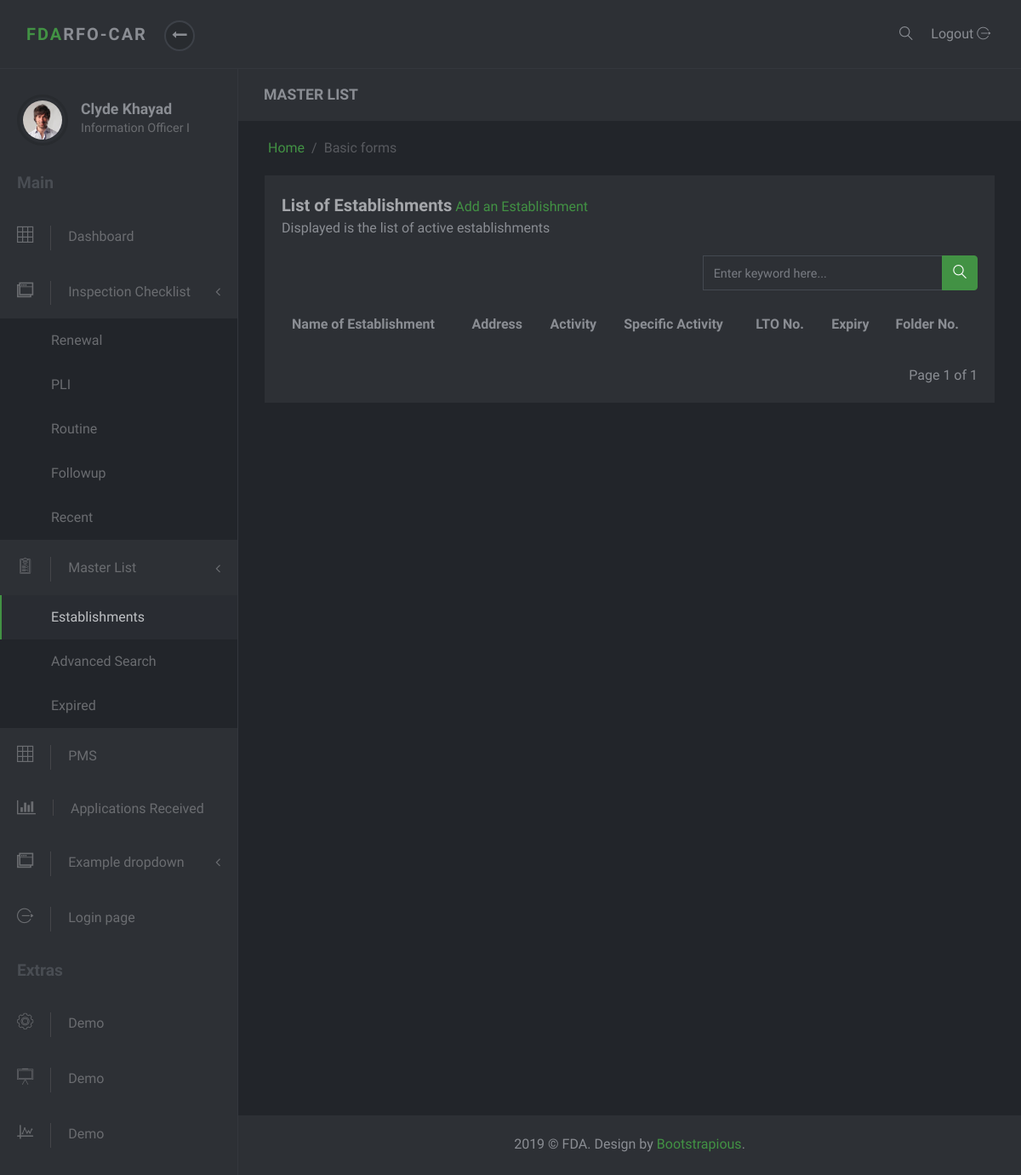
Before: /masterlist/ with the older database file.
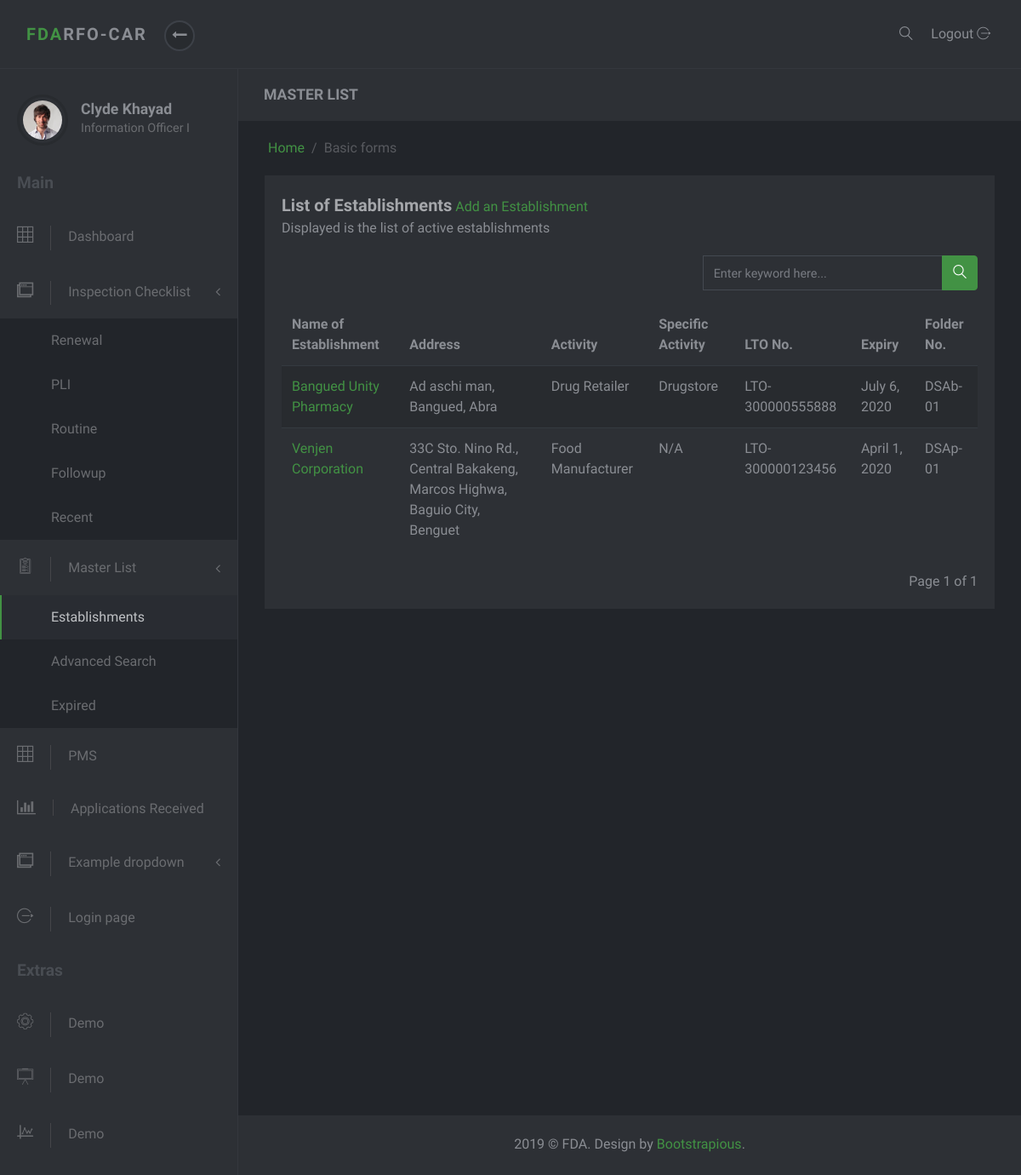
After: the same page with the newer database file.
### masterlist/models.py (models this page shows, shortened)
class Establishment(models.Model):
    date_modified = models.DateTimeField('date modified', default=timezone.now)
    application = models.CharField(max_length=1, choices=constants.APPLICATIONS)
    name = models.CharField(max_length=60)
    product_type = models.ForeignKey(ProductType, on_delete=models.SET_NULL, null=True)
    center = models.CharField(max_length=6, choices=constants.CENTERS)
    primary_activity = models.ForeignKey(PrimaryActivity, on_delete=models.CASCADE, null=True)
    specific_activity = models.ManyToManyField(SpecificActivity, verbose_name='Specific Activity/s')
    additional_activity = models.ForeignKey(AdditionalActivity, on_delete=models.SET_NULL, null=True)
    product_line = models.ForeignKey(ProductLine, on_delete=models.SET_NULL, null=True, blank=True)
    plant_address = models.OneToOneField(PlantAddress, on_delete=models.SET_NULL, null=True)
    office_address = models.OneToOneField(OfficeAddress, on_delete=models.SET_NULL, null=True)
    authorized_officer = models.OneToOneField(AuthorizedOfficer, on_delete=models.SET_NULL, null=True)
    remarks = models.CharField(max_length=100, null=True, blank=True, verbose_name='Product Remarks')
    status = models.CharField(max_length=8, choices=constants.EST_STATUS, null=True, default="Active")
    folder_id = models.CharField(max_length=10, null=True, verbose_name="Folder Number")
    renchecklist = RenewalChecklistManager()
    plichecklist = PLIChecklistManager()
    objects = models.Manager()
    def specific_activities(self):
        return ",\n".join(s.name for s in self.specific_activity.all())

class Address(models.Model):
    address = models.CharField(max_length=250)
    region = models.ForeignKey(Region, on_delete=models.SET_NULL, null=True)
    province = models.ForeignKey(Province, on_delete=models.SET_NULL, null=True)
    municipality_or_city = models.ForeignKey(CityOrMunicipality, on_delete=models.SET_NULL, null=True)
    def full_address(self):
        return self.address + ', ' + self.municipality_or_city.name + ', ' + self.province.name

class CityOrMunicipality(models.Model):
    name = models.CharField(max_length=30)
    description = models.CharField(max_length=50, null=True, blank=True)
    province = models.ForeignKey(Province, on_delete=models.CASCADE)

class Province(models.Model):
    name = models.CharField(max_length=30)
    region = models.ForeignKey(Region, on_delete=models.SET_NULL, null=True)

class ProductType(models.Model):
    name = models.CharField(max_length=50)
    def __str__(self):
        return self.name

class PrimaryActivity(models.Model):
    name = models.CharField(max_length=150)
    def __str__(self):
        return self.name

class SpecificActivity(models.Model):
    name = models.CharField(max_length=150)

class Lto(models.Model):
    establishment = models.ForeignKey(Establishment, on_delete=models.CASCADE, null=True, related_name='ltos')
    issuance = models.DateTimeField(null=True, blank=True, verbose_name='Date Issued')
    lto_number = models.CharField(max_length=20)
    expiry = models.DateTimeField('expiry date')
    class Meta:
        ordering = ['-expiry']

### masterlist/views.py (the view)
# urls.py: path('', EstablishmentListView.as_view(), name='index'),
class EstablishmentListView(ListView):
    model = Establishment
    items_per_page = 10
    template_name = 'masterlist/index.html'
    context_object_name = 'test'
    def get_context_data(self, **kwargs):
        context = super().get_context_data(**kwargs)
        context['masterlist_active'] = "active"
        page = self.request.GET.get('page')
        paginator = mypaginator.MyPaginator(self.get_establishments(), self.items_per_page, page)
        establishments = paginator.get_paginated_result()
        context['paginated_result'] = establishments
        return context
    def get_establishments(self):
        establishments = Establishment.objects.all()
        query = self.request.GET.get('q', None)
        if query is not None:
            establishments = Establishment.objects.filter(
                Q(name__icontains=query) |
                Q(center__icontains=query)
            )
        return establishments

### masterlist/mypaginator.py (called while the page is built)
    def get_paginated_result(self):
        paginated_result = ''
        paginator = Paginator(self.query_set, self.items_per_page)
        page = self.page
        try:
            paginated_result = paginator.page(page)
        except PageNotAnInteger:
            paginated_result = paginator.page(1)
        except EmptyPage:
            paginated_result = paginator.page(paginator.num_pages)
        return paginated_result

### masterlist/templates/masterlist/index.html (shortened to what this page needs)
{% extends 'masterlist/partial/base.html' %}
{% block subtitle %} MASTER LIST {% endblock %}
{% block content %}
<div class="row">
    <div class="col-lg-12">
        <div class="block">
            <div class="title">
                <strong>List of Establishments</strong>  <a href="{% url 'admin:masterlist_establishment_add' %}" target="_blank">Add an Establishment</a>
                <span class="d-block">Displayed is the list of active establishments</span>
            </div>
            <div class="row">
                <div class="col-md-7">
                </div>
                <div class="col-md-5">
                  <form action="" method='get'>
                    {% include 'masterlist/partial/search_input.html' %}
                  </form>
                </div>
            </div>
            <div class="block-body">
                <div class="table-responsive">
                    <table class="table table-striped table-hover">
                        <thead>
                        <tr>
                            <th>Name of Establishment</th>
                            <th>Address</th>
                            <th>Activity</th>
                            <th>Specific Activity</th>
                            <th>LTO No.</th>
                            <th>Expiry</th>
                            <th>Folder No.</th>
                        </tr>
                        </thead>
                        <tbody>
                        {% for est in paginated_result %}
                        <tr>
                            <td><a href="{% url 'masterlist:est-detail' est.id %}">{{est.name}}</a></td>
                            <td>{{est.plant_address.full_address}}</td>
                            <td>{{est.product_type}} {{est.primary_activity}}</td>
                            <td>{{est.specific_activities}}</td>
                            <td>{{est.ltos.first.lto_number}}</td>
                            <td>{{est.ltos.first.expiry.date}}</td>
                            <td>{{est.folder_id}}</td>
                        </tr>
                        {% endfor %}
                        </tbody>
                    </table>
                </div>
                <br>
                {% include 'masterlist/partial/pagination.html' %}
            </div>
        </div>
    </div>
</div>
{% endblock %}

### masterlist/templates/masterlist/partial/base.html (shortened to what this page needs)
<!DOCTYPE html>
<html>
<head>
    {% load static %}
    <link rel="stylesheet" href="{% static 'darkadmin/vendor/bootstrap/css/bootstrap.min.css' %}">
    <link rel="stylesheet" href="{% static 'darkadmin/vendor/font-awesome/css/font-awesome.min.css' %}">
    <link rel="stylesheet" href="{% static 'darkadmin/css/font.css' %}">
    <link rel="stylesheet" href="{% static 'darkadmin/css/style.green.css' %}" id="theme-stylesheet">
    <link rel="stylesheet" href="{% static 'darkadmin/css/custom.css' %}">
    <link rel="stylesheet" href="{% static 'masterlist/mystyle.css' %}">
</head>
<body>
<header class="header">
    <nav class="navbar navbar-expand-lg">
        <div class="container-fluid d-flex align-items-center justify-content-between">
            <div class="navbar-header">
                <a href="index.html" class="navbar-brand">
                <div class="brand-text brand-big visible text-uppercase"><strong class="text-primary">FDA</strong><strong>RFO-CAR</strong></div>
                <div class="brand-text brand-sm"><strong class="text-primary">D</strong><strong>A</strong></div></a>
                <button class="sidebar-toggle"><i class="fa fa-long-arrow-left"></i></button>
            </div>
            <div class="right-menu list-inline no-margin-bottom">
                <div class="list-inline-item"><a href="#" class="search-open nav-link"><i class="icon-magnifying-glass-browser"></i></a></div>
                <div class="list-inline-item logout">
                    <a id="logout" href="login.html" class="nav-link"> <span class="d-none d-sm-inline">Logout </span><i class="icon-logout"></i></a>
                </div>
            </div>
        </div>
    </nav>
</header>
<div class="d-flex align-items-stretch">
    {% include 'masterlist/partial/sidebar.html' %}
    <div class="page-content">
        <div class="page-header no-margin-bottom">
            <div class="container-fluid">
                <h2 class="h5 no-margin-bottom">{% block subtitle %} {% endblock %}</h2>
            </div>
        </div>
        <div class="container-fluid">
            <ul class="breadcrumb">
                <li class="breadcrumb-item"><a href="index.html">Home</a></li>
                <li class="breadcrumb-item active">Basic forms        </li>
            </ul>
        </div>
        <section class="no-padding-top">
            <div class="container-fluid">
                {% block content %}
                {% endblock %}
            </div>
        </section>
        <footer class="footer">
            <div class="footer__block block no-margin-bottom">
                <div class="container-fluid text-center">
                    <p class="no-margin-bottom">2019 &copy; FDA. Design by <a href="https://bootstrapious.com/p/bootstrap-4-dark-admin">Bootstrapious</a>.</p>
                </div>
            </div>
        </footer>
    </div>
</div>
</body>
</html>

### masterlist/templates/masterlist/partial/sidebar.html (shortened to what this page needs)
{% block sidebar %}
<nav id="sidebar">
    <div class="sidebar-header d-flex align-items-center">
        <div class="avatar">
            <img src="/static/darkadmin/img/avatar-6.jpg" alt="..." class="img-fluid rounded-circle">
        </div>
        <div class="title">
            <h1 class="h5">Clyde Khayad</h1>
            <p>Information Officer I</p>
        </div>
    </div>
    <span class="heading">Main</span>
    <ul class="list-unstyled">
        <li  class="{{masterlist_dashboard_active}}"><a href="{% url 'dashboard:index' %}"> <i class="icon-grid"></i>Dashboard </a></li>
        <li><a href="#" aria-expanded="false" data-toggle="collapse"> <i class="icon-windows"></i>Inspection Checklist </a>
            <ul class="list-unstyled ">
                <li class="{{ ren_checklist_active }}"><a href="{% url 'checklist:index' %}">Renewal</a></li>
                <li class="{{ pli_checklist_active }}"><a href="{% url 'checklist:pli' %}">PLI</a></li>
                <li class=""><a href="#">Routine</a></li>
                <li class=""><a href="#">Followup</a></li>
                <li><a href="#">Recent</a></li>
            </ul>
        </li>
        <li><a href="#" aria-expanded="false" data-toggle="collapse"> <i class="icon-padnote"></i>Master List </a>
          <ul class="list-unstyled ">
              <li class="{{masterlist_active}}"><a href="{% url 'masterlist:index' %}">Establishments</a></li>
              <li class=""><a href="{% url 'admin:masterlist_establishment_changelist' %}" target="_blank">Advanced Search</a></li>
              <li class="{{expiredlist_active}}"><a href="{% url 'masterlist:est-expired' %}" target="_blank">Expired</a></li>
          </ul>
        </li>
        <li><a href="tables.html"> <i class="icon-grid"></i>PMS </a></li>
        <li><a href="charts.html"> <i class="fa fa-bar-chart"></i>Applications Received </a></li>
        <li><a href="#exampledropdownDropdown" aria-expanded="false" data-toggle="collapse"> <i class="icon-windows"></i>Example dropdown </a>
        </li>
        <li><a href="login.html"> <i class="icon-logout"></i>Login page </a></li>
    </ul><span class="heading">Extras</span>
    <ul class="list-unstyled">
        <li> <a href="#"> <i class="icon-settings"></i>Demo </a></li>
        <li> <a href="#"> <i class="icon-writing-whiteboard"></i>Demo </a></li>
        <li> <a href="#"> <i class="icon-chart"></i>Demo </a></li>
    </ul>
</nav>
{% endblock %}

### masterlist/templates/masterlist/partial/search_input.html
{% block searchinput %}
<div class="form-group">
    <div class="input-group">
        <input name="q" value="{{ request.GET.q }}" type="text" class="form-control" placeholder="Enter keyword here...">
        <div class="input-group-append">
            <button class="btn btn-primary" type="submit" ><i class="icon-magnifying-glass-browser"></i></button>
        </div>
    </div>
</div>
{% endblock %}

### masterlist/templates/masterlist/partial/pagination.html (shortened to what this page needs)
{% block pagination %}
<div class="row">
  <div class="col-lg-6">
  </div>
  <div class="col-lg-6 text-right">
    <span class="current">
      Page {{ paginated_result.number }} of {{ paginated_result.paginator.num_pages }}
    </span>
  </div>
</div>
{% endblock %}

### masterlist/static/masterlist/mystyle.css (style rules this page uses)
ul { list-style-type: none; }

Changed rows visible on the page:
added Establishment: name "Bangued Unity Pharmacy", plant_address.full_address "Ad aschi man, Bangued, Abra", product_type "Drug", primary_activity "Retailer", specific_activities "Drugstore", ltos.first.lto_number "LTO-300000555888", ltos.first.expiry "July 6, 2020", folder_id "DSAb-01"
added Establishment: name "Venjen Corporation", plant_address.full_address "33C Sto. Nino Rd., Central Bakakeng, Marcos Highwa, Baguio City, Benguet", product_type "Food", primary_activity "Manufacturer", specific_activities "N/A", ltos.first.lto_number "LTO-300000123456", ltos.first.expiry "April 1, 2020", folder_id "DSAp-01"
